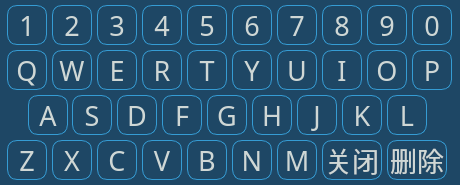
<?xml version="1.0" encoding="UTF-8"?>
<ui version="4.0">
 <class>MyselfInput</class>
 <widget class="QWidget" name="MyselfInput">
  <property name="geometry">
   <rect>
    <x>0</x>
    <y>0</y>
    <width>460</width>
    <height>185</height>
   </rect>
  </property>
  <property name="font">
   <font>
    <family>文泉驿等宽微米黑</family>
    <pointsize>20</pointsize>
    <italic>false</italic>
   </font>
  </property>
  <property name="focusPolicy">
   <enum>Qt::ClickFocus</enum>
  </property>
  <property name="windowTitle">
   <string>Form</string>
  </property>
  <property name="styleSheet">
   <string notr="true">QWidget{
color: rgb(207, 215, 213);
background-color: rgb(30, 71, 101);
}
QPushButton{
	border: 1px solid ; 
	border-color: rgb(53, 156, 212);
	border-radius:10px;
	font: 20pt &quot;文泉驿等宽微米黑&quot;;
}</string>
  </property>
  <widget class="QPushButton" name="pBtn_1">
   <property name="geometry">
    <rect>
     <x>7</x>
     <y>5</y>
     <width>40</width>
     <height>40</height>
    </rect>
   </property>
   <property name="sizePolicy">
    <sizepolicy hsizetype="Fixed" vsizetype="Fixed">
     <horstretch>0</horstretch>
     <verstretch>0</verstretch>
    </sizepolicy>
   </property>
   <property name="maximumSize">
    <size>
     <width>40</width>
     <height>40</height>
    </size>
   </property>
   <property name="font">
    <font>
     <family>文泉驿等宽微米黑</family>
     <pointsize>20</pointsize>
     <weight>50</weight>
     <italic>false</italic>
     <bold>false</bold>
    </font>
   </property>
   <property name="focusPolicy">
    <enum>Qt::NoFocus</enum>
   </property>
   <property name="text">
    <string>1</string>
   </property>
  </widget>
  <widget class="QPushButton" name="pBtn_2">
   <property name="geometry">
    <rect>
     <x>52</x>
     <y>5</y>
     <width>40</width>
     <height>40</height>
    </rect>
   </property>
   <property name="sizePolicy">
    <sizepolicy hsizetype="Fixed" vsizetype="Fixed">
     <horstretch>0</horstretch>
     <verstretch>0</verstretch>
    </sizepolicy>
   </property>
   <property name="maximumSize">
    <size>
     <width>40</width>
     <height>40</height>
    </size>
   </property>
   <property name="font">
    <font>
     <family>文泉驿等宽微米黑</family>
     <pointsize>20</pointsize>
     <weight>50</weight>
     <italic>false</italic>
     <bold>false</bold>
    </font>
   </property>
   <property name="focusPolicy">
    <enum>Qt::NoFocus</enum>
   </property>
   <property name="text">
    <string>2</string>
   </property>
  </widget>
  <widget class="QPushButton" name="pBtn_3">
   <property name="geometry">
    <rect>
     <x>97</x>
     <y>5</y>
     <width>40</width>
     <height>40</height>
    </rect>
   </property>
   <property name="sizePolicy">
    <sizepolicy hsizetype="Fixed" vsizetype="Fixed">
     <horstretch>0</horstretch>
     <verstretch>0</verstretch>
    </sizepolicy>
   </property>
   <property name="maximumSize">
    <size>
     <width>40</width>
     <height>40</height>
    </size>
   </property>
   <property name="font">
    <font>
     <family>文泉驿等宽微米黑</family>
     <pointsize>20</pointsize>
     <weight>50</weight>
     <italic>false</italic>
     <bold>false</bold>
    </font>
   </property>
   <property name="focusPolicy">
    <enum>Qt::NoFocus</enum>
   </property>
   <property name="text">
    <string>3</string>
   </property>
  </widget>
  <widget class="QPushButton" name="pBtn_4">
   <property name="geometry">
    <rect>
     <x>142</x>
     <y>5</y>
     <width>40</width>
     <height>40</height>
    </rect>
   </property>
   <property name="sizePolicy">
    <sizepolicy hsizetype="Fixed" vsizetype="Fixed">
     <horstretch>0</horstretch>
     <verstretch>0</verstretch>
    </sizepolicy>
   </property>
   <property name="maximumSize">
    <size>
     <width>40</width>
     <height>40</height>
    </size>
   </property>
   <property name="font">
    <font>
     <family>文泉驿等宽微米黑</family>
     <pointsize>20</pointsize>
     <weight>50</weight>
     <italic>false</italic>
     <bold>false</bold>
    </font>
   </property>
   <property name="focusPolicy">
    <enum>Qt::NoFocus</enum>
   </property>
   <property name="text">
    <string>4</string>
   </property>
  </widget>
  <widget class="QPushButton" name="pBtn_5">
   <property name="geometry">
    <rect>
     <x>187</x>
     <y>5</y>
     <width>40</width>
     <height>40</height>
    </rect>
   </property>
   <property name="sizePolicy">
    <sizepolicy hsizetype="Fixed" vsizetype="Fixed">
     <horstretch>0</horstretch>
     <verstretch>0</verstretch>
    </sizepolicy>
   </property>
   <property name="maximumSize">
    <size>
     <width>40</width>
     <height>40</height>
    </size>
   </property>
   <property name="font">
    <font>
     <family>文泉驿等宽微米黑</family>
     <pointsize>20</pointsize>
     <weight>50</weight>
     <italic>false</italic>
     <bold>false</bold>
    </font>
   </property>
   <property name="focusPolicy">
    <enum>Qt::NoFocus</enum>
   </property>
   <property name="text">
    <string>5</string>
   </property>
  </widget>
  <widget class="QPushButton" name="pBtn_6">
   <property name="geometry">
    <rect>
     <x>232</x>
     <y>5</y>
     <width>40</width>
     <height>40</height>
    </rect>
   </property>
   <property name="sizePolicy">
    <sizepolicy hsizetype="Fixed" vsizetype="Fixed">
     <horstretch>0</horstretch>
     <verstretch>0</verstretch>
    </sizepolicy>
   </property>
   <property name="maximumSize">
    <size>
     <width>40</width>
     <height>40</height>
    </size>
   </property>
   <property name="font">
    <font>
     <family>文泉驿等宽微米黑</family>
     <pointsize>20</pointsize>
     <weight>50</weight>
     <italic>false</italic>
     <bold>false</bold>
    </font>
   </property>
   <property name="focusPolicy">
    <enum>Qt::NoFocus</enum>
   </property>
   <property name="text">
    <string>6</string>
   </property>
  </widget>
  <widget class="QPushButton" name="pBtn_7">
   <property name="geometry">
    <rect>
     <x>277</x>
     <y>5</y>
     <width>40</width>
     <height>40</height>
    </rect>
   </property>
   <property name="sizePolicy">
    <sizepolicy hsizetype="Fixed" vsizetype="Fixed">
     <horstretch>0</horstretch>
     <verstretch>0</verstretch>
    </sizepolicy>
   </property>
   <property name="maximumSize">
    <size>
     <width>40</width>
     <height>40</height>
    </size>
   </property>
   <property name="font">
    <font>
     <family>文泉驿等宽微米黑</family>
     <pointsize>20</pointsize>
     <weight>50</weight>
     <italic>false</italic>
     <bold>false</bold>
    </font>
   </property>
   <property name="focusPolicy">
    <enum>Qt::NoFocus</enum>
   </property>
   <property name="text">
    <string>7</string>
   </property>
  </widget>
  <widget class="QPushButton" name="pBtn_10">
   <property name="geometry">
    <rect>
     <x>412</x>
     <y>5</y>
     <width>40</width>
     <height>40</height>
    </rect>
   </property>
   <property name="sizePolicy">
    <sizepolicy hsizetype="Fixed" vsizetype="Fixed">
     <horstretch>0</horstretch>
     <verstretch>0</verstretch>
    </sizepolicy>
   </property>
   <property name="maximumSize">
    <size>
     <width>40</width>
     <height>40</height>
    </size>
   </property>
   <property name="font">
    <font>
     <family>文泉驿等宽微米黑</family>
     <pointsize>20</pointsize>
     <weight>50</weight>
     <italic>false</italic>
     <bold>false</bold>
    </font>
   </property>
   <property name="focusPolicy">
    <enum>Qt::NoFocus</enum>
   </property>
   <property name="text">
    <string>0</string>
   </property>
  </widget>
  <widget class="QPushButton" name="pBtn_8">
   <property name="geometry">
    <rect>
     <x>322</x>
     <y>5</y>
     <width>40</width>
     <height>40</height>
    </rect>
   </property>
   <property name="sizePolicy">
    <sizepolicy hsizetype="Fixed" vsizetype="Fixed">
     <horstretch>0</horstretch>
     <verstretch>0</verstretch>
    </sizepolicy>
   </property>
   <property name="maximumSize">
    <size>
     <width>40</width>
     <height>40</height>
    </size>
   </property>
   <property name="font">
    <font>
     <family>文泉驿等宽微米黑</family>
     <pointsize>20</pointsize>
     <weight>50</weight>
     <italic>false</italic>
     <bold>false</bold>
    </font>
   </property>
   <property name="focusPolicy">
    <enum>Qt::NoFocus</enum>
   </property>
   <property name="text">
    <string>8</string>
   </property>
  </widget>
  <widget class="QPushButton" name="pBtn_9">
   <property name="geometry">
    <rect>
     <x>367</x>
     <y>5</y>
     <width>40</width>
     <height>40</height>
    </rect>
   </property>
   <property name="sizePolicy">
    <sizepolicy hsizetype="Fixed" vsizetype="Fixed">
     <horstretch>0</horstretch>
     <verstretch>0</verstretch>
    </sizepolicy>
   </property>
   <property name="maximumSize">
    <size>
     <width>40</width>
     <height>40</height>
    </size>
   </property>
   <property name="font">
    <font>
     <family>文泉驿等宽微米黑</family>
     <pointsize>20</pointsize>
     <weight>50</weight>
     <italic>false</italic>
     <bold>false</bold>
    </font>
   </property>
   <property name="focusPolicy">
    <enum>Qt::NoFocus</enum>
   </property>
   <property name="text">
    <string>9</string>
   </property>
  </widget>
  <widget class="QPushButton" name="pBtn_q">
   <property name="geometry">
    <rect>
     <x>7</x>
     <y>50</y>
     <width>40</width>
     <height>40</height>
    </rect>
   </property>
   <property name="sizePolicy">
    <sizepolicy hsizetype="Fixed" vsizetype="Fixed">
     <horstretch>0</horstretch>
     <verstretch>0</verstretch>
    </sizepolicy>
   </property>
   <property name="maximumSize">
    <size>
     <width>40</width>
     <height>40</height>
    </size>
   </property>
   <property name="font">
    <font>
     <family>文泉驿等宽微米黑</family>
     <pointsize>20</pointsize>
     <weight>50</weight>
     <italic>false</italic>
     <bold>false</bold>
    </font>
   </property>
   <property name="focusPolicy">
    <enum>Qt::NoFocus</enum>
   </property>
   <property name="text">
    <string>Q</string>
   </property>
  </widget>
  <widget class="QPushButton" name="pBtn_w">
   <property name="geometry">
    <rect>
     <x>52</x>
     <y>50</y>
     <width>40</width>
     <height>40</height>
    </rect>
   </property>
   <property name="sizePolicy">
    <sizepolicy hsizetype="Fixed" vsizetype="Fixed">
     <horstretch>0</horstretch>
     <verstretch>0</verstretch>
    </sizepolicy>
   </property>
   <property name="maximumSize">
    <size>
     <width>40</width>
     <height>40</height>
    </size>
   </property>
   <property name="font">
    <font>
     <family>文泉驿等宽微米黑</family>
     <pointsize>20</pointsize>
     <weight>50</weight>
     <italic>false</italic>
     <bold>false</bold>
    </font>
   </property>
   <property name="focusPolicy">
    <enum>Qt::NoFocus</enum>
   </property>
   <property name="text">
    <string>W</string>
   </property>
  </widget>
  <widget class="QPushButton" name="pBtn_e">
   <property name="geometry">
    <rect>
     <x>97</x>
     <y>50</y>
     <width>40</width>
     <height>40</height>
    </rect>
   </property>
   <property name="sizePolicy">
    <sizepolicy hsizetype="Fixed" vsizetype="Fixed">
     <horstretch>0</horstretch>
     <verstretch>0</verstretch>
    </sizepolicy>
   </property>
   <property name="maximumSize">
    <size>
     <width>40</width>
     <height>40</height>
    </size>
   </property>
   <property name="font">
    <font>
     <family>文泉驿等宽微米黑</family>
     <pointsize>20</pointsize>
     <weight>50</weight>
     <italic>false</italic>
     <bold>false</bold>
    </font>
   </property>
   <property name="focusPolicy">
    <enum>Qt::NoFocus</enum>
   </property>
   <property name="text">
    <string>E</string>
   </property>
  </widget>
  <widget class="QPushButton" name="pBtn_r">
   <property name="geometry">
    <rect>
     <x>142</x>
     <y>50</y>
     <width>40</width>
     <height>40</height>
    </rect>
   </property>
   <property name="sizePolicy">
    <sizepolicy hsizetype="Fixed" vsizetype="Fixed">
     <horstretch>0</horstretch>
     <verstretch>0</verstretch>
    </sizepolicy>
   </property>
   <property name="maximumSize">
    <size>
     <width>40</width>
     <height>40</height>
    </size>
   </property>
   <property name="font">
    <font>
     <family>文泉驿等宽微米黑</family>
     <pointsize>20</pointsize>
     <weight>50</weight>
     <italic>false</italic>
     <bold>false</bold>
    </font>
   </property>
   <property name="focusPolicy">
    <enum>Qt::NoFocus</enum>
   </property>
   <property name="text">
    <string>R</string>
   </property>
  </widget>
  <widget class="QPushButton" name="pBtn_t">
   <property name="geometry">
    <rect>
     <x>187</x>
     <y>50</y>
     <width>40</width>
     <height>40</height>
    </rect>
   </property>
   <property name="sizePolicy">
    <sizepolicy hsizetype="Fixed" vsizetype="Fixed">
     <horstretch>0</horstretch>
     <verstretch>0</verstretch>
    </sizepolicy>
   </property>
   <property name="maximumSize">
    <size>
     <width>40</width>
     <height>40</height>
    </size>
   </property>
   <property name="font">
    <font>
     <family>文泉驿等宽微米黑</family>
     <pointsize>20</pointsize>
     <weight>50</weight>
     <italic>false</italic>
     <bold>false</bold>
    </font>
   </property>
   <property name="focusPolicy">
    <enum>Qt::NoFocus</enum>
   </property>
   <property name="text">
    <string>T</string>
   </property>
  </widget>
  <widget class="QPushButton" name="pBtn_y">
   <property name="geometry">
    <rect>
     <x>232</x>
     <y>50</y>
     <width>40</width>
     <height>40</height>
    </rect>
   </property>
   <property name="sizePolicy">
    <sizepolicy hsizetype="Fixed" vsizetype="Fixed">
     <horstretch>0</horstretch>
     <verstretch>0</verstretch>
    </sizepolicy>
   </property>
   <property name="maximumSize">
    <size>
     <width>40</width>
     <height>40</height>
    </size>
   </property>
   <property name="font">
    <font>
     <family>文泉驿等宽微米黑</family>
     <pointsize>20</pointsize>
     <weight>50</weight>
     <italic>false</italic>
     <bold>false</bold>
    </font>
   </property>
   <property name="focusPolicy">
    <enum>Qt::NoFocus</enum>
   </property>
   <property name="text">
    <string>Y</string>
   </property>
  </widget>
  <widget class="QPushButton" name="pBtn_u">
   <property name="geometry">
    <rect>
     <x>277</x>
     <y>50</y>
     <width>40</width>
     <height>40</height>
    </rect>
   </property>
   <property name="sizePolicy">
    <sizepolicy hsizetype="Fixed" vsizetype="Fixed">
     <horstretch>0</horstretch>
     <verstretch>0</verstretch>
    </sizepolicy>
   </property>
   <property name="maximumSize">
    <size>
     <width>40</width>
     <height>40</height>
    </size>
   </property>
   <property name="font">
    <font>
     <family>文泉驿等宽微米黑</family>
     <pointsize>20</pointsize>
     <weight>50</weight>
     <italic>false</italic>
     <bold>false</bold>
    </font>
   </property>
   <property name="focusPolicy">
    <enum>Qt::NoFocus</enum>
   </property>
   <property name="text">
    <string>U</string>
   </property>
  </widget>
  <widget class="QPushButton" name="pBtn_p">
   <property name="geometry">
    <rect>
     <x>412</x>
     <y>50</y>
     <width>40</width>
     <height>40</height>
    </rect>
   </property>
   <property name="sizePolicy">
    <sizepolicy hsizetype="Fixed" vsizetype="Fixed">
     <horstretch>0</horstretch>
     <verstretch>0</verstretch>
    </sizepolicy>
   </property>
   <property name="maximumSize">
    <size>
     <width>40</width>
     <height>40</height>
    </size>
   </property>
   <property name="font">
    <font>
     <family>文泉驿等宽微米黑</family>
     <pointsize>20</pointsize>
     <weight>50</weight>
     <italic>false</italic>
     <bold>false</bold>
    </font>
   </property>
   <property name="focusPolicy">
    <enum>Qt::NoFocus</enum>
   </property>
   <property name="text">
    <string>P</string>
   </property>
  </widget>
  <widget class="QPushButton" name="pBtn_i">
   <property name="geometry">
    <rect>
     <x>322</x>
     <y>50</y>
     <width>40</width>
     <height>40</height>
    </rect>
   </property>
   <property name="sizePolicy">
    <sizepolicy hsizetype="Fixed" vsizetype="Fixed">
     <horstretch>0</horstretch>
     <verstretch>0</verstretch>
    </sizepolicy>
   </property>
   <property name="maximumSize">
    <size>
     <width>40</width>
     <height>40</height>
    </size>
   </property>
   <property name="font">
    <font>
     <family>文泉驿等宽微米黑</family>
     <pointsize>20</pointsize>
     <weight>50</weight>
     <italic>false</italic>
     <bold>false</bold>
    </font>
   </property>
   <property name="focusPolicy">
    <enum>Qt::NoFocus</enum>
   </property>
   <property name="text">
    <string>I</string>
   </property>
  </widget>
  <widget class="QPushButton" name="pBtn_o">
   <property name="geometry">
    <rect>
     <x>367</x>
     <y>50</y>
     <width>40</width>
     <height>40</height>
    </rect>
   </property>
   <property name="sizePolicy">
    <sizepolicy hsizetype="Fixed" vsizetype="Fixed">
     <horstretch>0</horstretch>
     <verstretch>0</verstretch>
    </sizepolicy>
   </property>
   <property name="maximumSize">
    <size>
     <width>40</width>
     <height>40</height>
    </size>
   </property>
   <property name="font">
    <font>
     <family>文泉驿等宽微米黑</family>
     <pointsize>20</pointsize>
     <weight>50</weight>
     <italic>false</italic>
     <bold>false</bold>
    </font>
   </property>
   <property name="focusPolicy">
    <enum>Qt::NoFocus</enum>
   </property>
   <property name="text">
    <string>O</string>
   </property>
  </widget>
  <widget class="QPushButton" name="pBtn_a">
   <property name="geometry">
    <rect>
     <x>28</x>
     <y>95</y>
     <width>40</width>
     <height>40</height>
    </rect>
   </property>
   <property name="sizePolicy">
    <sizepolicy hsizetype="Fixed" vsizetype="Fixed">
     <horstretch>0</horstretch>
     <verstretch>0</verstretch>
    </sizepolicy>
   </property>
   <property name="maximumSize">
    <size>
     <width>40</width>
     <height>40</height>
    </size>
   </property>
   <property name="font">
    <font>
     <family>文泉驿等宽微米黑</family>
     <pointsize>20</pointsize>
     <weight>50</weight>
     <italic>false</italic>
     <bold>false</bold>
    </font>
   </property>
   <property name="focusPolicy">
    <enum>Qt::NoFocus</enum>
   </property>
   <property name="text">
    <string>A</string>
   </property>
  </widget>
  <widget class="QPushButton" name="pBtn_s">
   <property name="geometry">
    <rect>
     <x>72</x>
     <y>95</y>
     <width>40</width>
     <height>40</height>
    </rect>
   </property>
   <property name="sizePolicy">
    <sizepolicy hsizetype="Fixed" vsizetype="Fixed">
     <horstretch>0</horstretch>
     <verstretch>0</verstretch>
    </sizepolicy>
   </property>
   <property name="maximumSize">
    <size>
     <width>40</width>
     <height>40</height>
    </size>
   </property>
   <property name="font">
    <font>
     <family>文泉驿等宽微米黑</family>
     <pointsize>20</pointsize>
     <weight>50</weight>
     <italic>false</italic>
     <bold>false</bold>
    </font>
   </property>
   <property name="focusPolicy">
    <enum>Qt::NoFocus</enum>
   </property>
   <property name="text">
    <string>S</string>
   </property>
  </widget>
  <widget class="QPushButton" name="pBtn_d">
   <property name="geometry">
    <rect>
     <x>117</x>
     <y>95</y>
     <width>40</width>
     <height>40</height>
    </rect>
   </property>
   <property name="sizePolicy">
    <sizepolicy hsizetype="Fixed" vsizetype="Fixed">
     <horstretch>0</horstretch>
     <verstretch>0</verstretch>
    </sizepolicy>
   </property>
   <property name="maximumSize">
    <size>
     <width>40</width>
     <height>40</height>
    </size>
   </property>
   <property name="font">
    <font>
     <family>文泉驿等宽微米黑</family>
     <pointsize>20</pointsize>
     <weight>50</weight>
     <italic>false</italic>
     <bold>false</bold>
    </font>
   </property>
   <property name="focusPolicy">
    <enum>Qt::NoFocus</enum>
   </property>
   <property name="text">
    <string>D</string>
   </property>
  </widget>
  <widget class="QPushButton" name="pBtn_f">
   <property name="geometry">
    <rect>
     <x>162</x>
     <y>95</y>
     <width>40</width>
     <height>40</height>
    </rect>
   </property>
   <property name="sizePolicy">
    <sizepolicy hsizetype="Fixed" vsizetype="Fixed">
     <horstretch>0</horstretch>
     <verstretch>0</verstretch>
    </sizepolicy>
   </property>
   <property name="maximumSize">
    <size>
     <width>40</width>
     <height>40</height>
    </size>
   </property>
   <property name="font">
    <font>
     <family>文泉驿等宽微米黑</family>
     <pointsize>20</pointsize>
     <weight>50</weight>
     <italic>false</italic>
     <bold>false</bold>
    </font>
   </property>
   <property name="focusPolicy">
    <enum>Qt::NoFocus</enum>
   </property>
   <property name="text">
    <string>F</string>
   </property>
  </widget>
  <widget class="QPushButton" name="pBtn_g">
   <property name="geometry">
    <rect>
     <x>207</x>
     <y>95</y>
     <width>40</width>
     <height>40</height>
    </rect>
   </property>
   <property name="sizePolicy">
    <sizepolicy hsizetype="Fixed" vsizetype="Fixed">
     <horstretch>0</horstretch>
     <verstretch>0</verstretch>
    </sizepolicy>
   </property>
   <property name="maximumSize">
    <size>
     <width>40</width>
     <height>40</height>
    </size>
   </property>
   <property name="font">
    <font>
     <family>文泉驿等宽微米黑</family>
     <pointsize>20</pointsize>
     <weight>50</weight>
     <italic>false</italic>
     <bold>false</bold>
    </font>
   </property>
   <property name="focusPolicy">
    <enum>Qt::NoFocus</enum>
   </property>
   <property name="text">
    <string>G</string>
   </property>
  </widget>
  <widget class="QPushButton" name="pBtn_h">
   <property name="geometry">
    <rect>
     <x>252</x>
     <y>95</y>
     <width>40</width>
     <height>40</height>
    </rect>
   </property>
   <property name="sizePolicy">
    <sizepolicy hsizetype="Fixed" vsizetype="Fixed">
     <horstretch>0</horstretch>
     <verstretch>0</verstretch>
    </sizepolicy>
   </property>
   <property name="maximumSize">
    <size>
     <width>40</width>
     <height>40</height>
    </size>
   </property>
   <property name="font">
    <font>
     <family>文泉驿等宽微米黑</family>
     <pointsize>20</pointsize>
     <weight>50</weight>
     <italic>false</italic>
     <bold>false</bold>
    </font>
   </property>
   <property name="focusPolicy">
    <enum>Qt::NoFocus</enum>
   </property>
   <property name="text">
    <string>H</string>
   </property>
  </widget>
  <widget class="QPushButton" name="pBtn_j">
   <property name="geometry">
    <rect>
     <x>297</x>
     <y>95</y>
     <width>40</width>
     <height>40</height>
    </rect>
   </property>
   <property name="sizePolicy">
    <sizepolicy hsizetype="Fixed" vsizetype="Fixed">
     <horstretch>0</horstretch>
     <verstretch>0</verstretch>
    </sizepolicy>
   </property>
   <property name="maximumSize">
    <size>
     <width>40</width>
     <height>40</height>
    </size>
   </property>
   <property name="font">
    <font>
     <family>文泉驿等宽微米黑</family>
     <pointsize>20</pointsize>
     <weight>50</weight>
     <italic>false</italic>
     <bold>false</bold>
    </font>
   </property>
   <property name="focusPolicy">
    <enum>Qt::NoFocus</enum>
   </property>
   <property name="text">
    <string>J</string>
   </property>
  </widget>
  <widget class="QPushButton" name="pBtn_k">
   <property name="geometry">
    <rect>
     <x>342</x>
     <y>95</y>
     <width>40</width>
     <height>40</height>
    </rect>
   </property>
   <property name="sizePolicy">
    <sizepolicy hsizetype="Fixed" vsizetype="Fixed">
     <horstretch>0</horstretch>
     <verstretch>0</verstretch>
    </sizepolicy>
   </property>
   <property name="maximumSize">
    <size>
     <width>40</width>
     <height>40</height>
    </size>
   </property>
   <property name="font">
    <font>
     <family>文泉驿等宽微米黑</family>
     <pointsize>20</pointsize>
     <weight>50</weight>
     <italic>false</italic>
     <bold>false</bold>
    </font>
   </property>
   <property name="focusPolicy">
    <enum>Qt::NoFocus</enum>
   </property>
   <property name="text">
    <string>K</string>
   </property>
  </widget>
  <widget class="QPushButton" name="pBtn_l">
   <property name="geometry">
    <rect>
     <x>387</x>
     <y>95</y>
     <width>40</width>
     <height>40</height>
    </rect>
   </property>
   <property name="sizePolicy">
    <sizepolicy hsizetype="Fixed" vsizetype="Fixed">
     <horstretch>0</horstretch>
     <verstretch>0</verstretch>
    </sizepolicy>
   </property>
   <property name="maximumSize">
    <size>
     <width>40</width>
     <height>40</height>
    </size>
   </property>
   <property name="font">
    <font>
     <family>文泉驿等宽微米黑</family>
     <pointsize>20</pointsize>
     <weight>50</weight>
     <italic>false</italic>
     <bold>false</bold>
    </font>
   </property>
   <property name="focusPolicy">
    <enum>Qt::NoFocus</enum>
   </property>
   <property name="text">
    <string>L</string>
   </property>
  </widget>
  <widget class="QPushButton" name="pBtn_z">
   <property name="geometry">
    <rect>
     <x>7</x>
     <y>140</y>
     <width>40</width>
     <height>40</height>
    </rect>
   </property>
   <property name="sizePolicy">
    <sizepolicy hsizetype="Fixed" vsizetype="Fixed">
     <horstretch>0</horstretch>
     <verstretch>0</verstretch>
    </sizepolicy>
   </property>
   <property name="maximumSize">
    <size>
     <width>40</width>
     <height>40</height>
    </size>
   </property>
   <property name="font">
    <font>
     <family>文泉驿等宽微米黑</family>
     <pointsize>20</pointsize>
     <weight>50</weight>
     <italic>false</italic>
     <bold>false</bold>
    </font>
   </property>
   <property name="focusPolicy">
    <enum>Qt::NoFocus</enum>
   </property>
   <property name="text">
    <string>Z</string>
   </property>
  </widget>
  <widget class="QPushButton" name="pBtn_x">
   <property name="geometry">
    <rect>
     <x>52</x>
     <y>140</y>
     <width>40</width>
     <height>40</height>
    </rect>
   </property>
   <property name="sizePolicy">
    <sizepolicy hsizetype="Fixed" vsizetype="Fixed">
     <horstretch>0</horstretch>
     <verstretch>0</verstretch>
    </sizepolicy>
   </property>
   <property name="maximumSize">
    <size>
     <width>40</width>
     <height>40</height>
    </size>
   </property>
   <property name="font">
    <font>
     <family>文泉驿等宽微米黑</family>
     <pointsize>20</pointsize>
     <weight>50</weight>
     <italic>false</italic>
     <bold>false</bold>
    </font>
   </property>
   <property name="focusPolicy">
    <enum>Qt::NoFocus</enum>
   </property>
   <property name="text">
    <string>X</string>
   </property>
  </widget>
  <widget class="QPushButton" name="pBtn_c">
   <property name="geometry">
    <rect>
     <x>97</x>
     <y>140</y>
     <width>40</width>
     <height>40</height>
    </rect>
   </property>
   <property name="sizePolicy">
    <sizepolicy hsizetype="Fixed" vsizetype="Fixed">
     <horstretch>0</horstretch>
     <verstretch>0</verstretch>
    </sizepolicy>
   </property>
   <property name="maximumSize">
    <size>
     <width>40</width>
     <height>40</height>
    </size>
   </property>
   <property name="font">
    <font>
     <family>文泉驿等宽微米黑</family>
     <pointsize>20</pointsize>
     <weight>50</weight>
     <italic>false</italic>
     <bold>false</bold>
    </font>
   </property>
   <property name="focusPolicy">
    <enum>Qt::NoFocus</enum>
   </property>
   <property name="text">
    <string>C</string>
   </property>
  </widget>
  <widget class="QPushButton" name="pBtn_v">
   <property name="geometry">
    <rect>
     <x>142</x>
     <y>140</y>
     <width>40</width>
     <height>40</height>
    </rect>
   </property>
   <property name="sizePolicy">
    <sizepolicy hsizetype="Fixed" vsizetype="Fixed">
     <horstretch>0</horstretch>
     <verstretch>0</verstretch>
    </sizepolicy>
   </property>
   <property name="maximumSize">
    <size>
     <width>40</width>
     <height>40</height>
    </size>
   </property>
   <property name="font">
    <font>
     <family>文泉驿等宽微米黑</family>
     <pointsize>20</pointsize>
     <weight>50</weight>
     <italic>false</italic>
     <bold>false</bold>
    </font>
   </property>
   <property name="focusPolicy">
    <enum>Qt::NoFocus</enum>
   </property>
   <property name="text">
    <string>V</string>
   </property>
  </widget>
  <widget class="QPushButton" name="pBtn_b">
   <property name="geometry">
    <rect>
     <x>187</x>
     <y>140</y>
     <width>40</width>
     <height>40</height>
    </rect>
   </property>
   <property name="sizePolicy">
    <sizepolicy hsizetype="Fixed" vsizetype="Fixed">
     <horstretch>0</horstretch>
     <verstretch>0</verstretch>
    </sizepolicy>
   </property>
   <property name="maximumSize">
    <size>
     <width>40</width>
     <height>40</height>
    </size>
   </property>
   <property name="font">
    <font>
     <family>文泉驿等宽微米黑</family>
     <pointsize>20</pointsize>
     <weight>50</weight>
     <italic>false</italic>
     <bold>false</bold>
    </font>
   </property>
   <property name="focusPolicy">
    <enum>Qt::NoFocus</enum>
   </property>
   <property name="text">
    <string>B</string>
   </property>
  </widget>
  <widget class="QPushButton" name="pBtn_n">
   <property name="geometry">
    <rect>
     <x>232</x>
     <y>140</y>
     <width>40</width>
     <height>40</height>
    </rect>
   </property>
   <property name="sizePolicy">
    <sizepolicy hsizetype="Fixed" vsizetype="Fixed">
     <horstretch>0</horstretch>
     <verstretch>0</verstretch>
    </sizepolicy>
   </property>
   <property name="maximumSize">
    <size>
     <width>40</width>
     <height>40</height>
    </size>
   </property>
   <property name="font">
    <font>
     <family>文泉驿等宽微米黑</family>
     <pointsize>20</pointsize>
     <weight>50</weight>
     <italic>false</italic>
     <bold>false</bold>
    </font>
   </property>
   <property name="focusPolicy">
    <enum>Qt::NoFocus</enum>
   </property>
   <property name="text">
    <string>N</string>
   </property>
  </widget>
  <widget class="QPushButton" name="pBtn_m">
   <property name="geometry">
    <rect>
     <x>277</x>
     <y>140</y>
     <width>40</width>
     <height>40</height>
    </rect>
   </property>
   <property name="sizePolicy">
    <sizepolicy hsizetype="Fixed" vsizetype="Fixed">
     <horstretch>0</horstretch>
     <verstretch>0</verstretch>
    </sizepolicy>
   </property>
   <property name="maximumSize">
    <size>
     <width>40</width>
     <height>40</height>
    </size>
   </property>
   <property name="font">
    <font>
     <family>文泉驿等宽微米黑</family>
     <pointsize>20</pointsize>
     <weight>50</weight>
     <italic>false</italic>
     <bold>false</bold>
    </font>
   </property>
   <property name="focusPolicy">
    <enum>Qt::NoFocus</enum>
   </property>
   <property name="text">
    <string>M</string>
   </property>
  </widget>
  <widget class="QPushButton" name="pBtn_del">
   <property name="geometry">
    <rect>
     <x>387</x>
     <y>140</y>
     <width>60</width>
     <height>40</height>
    </rect>
   </property>
   <property name="sizePolicy">
    <sizepolicy hsizetype="Fixed" vsizetype="Fixed">
     <horstretch>0</horstretch>
     <verstretch>0</verstretch>
    </sizepolicy>
   </property>
   <property name="minimumSize">
    <size>
     <width>0</width>
     <height>0</height>
    </size>
   </property>
   <property name="font">
    <font>
     <family>文泉驿等宽微米黑</family>
     <pointsize>20</pointsize>
     <weight>50</weight>
     <italic>false</italic>
     <bold>false</bold>
    </font>
   </property>
   <property name="focusPolicy">
    <enum>Qt::NoFocus</enum>
   </property>
   <property name="text">
    <string>删除</string>
   </property>
  </widget>
  <widget class="QPushButton" name="pBtn_gb">
   <property name="geometry">
    <rect>
     <x>322</x>
     <y>140</y>
     <width>60</width>
     <height>40</height>
    </rect>
   </property>
   <property name="sizePolicy">
    <sizepolicy hsizetype="Fixed" vsizetype="Fixed">
     <horstretch>0</horstretch>
     <verstretch>0</verstretch>
    </sizepolicy>
   </property>
   <property name="minimumSize">
    <size>
     <width>0</width>
     <height>0</height>
    </size>
   </property>
   <property name="font">
    <font>
     <family>文泉驿等宽微米黑</family>
     <pointsize>20</pointsize>
     <weight>50</weight>
     <italic>false</italic>
     <bold>false</bold>
    </font>
   </property>
   <property name="focusPolicy">
    <enum>Qt::StrongFocus</enum>
   </property>
   <property name="text">
    <string>关闭</string>
   </property>
  </widget>
 </widget>
 <resources/>
 <connections/>
</ui>
